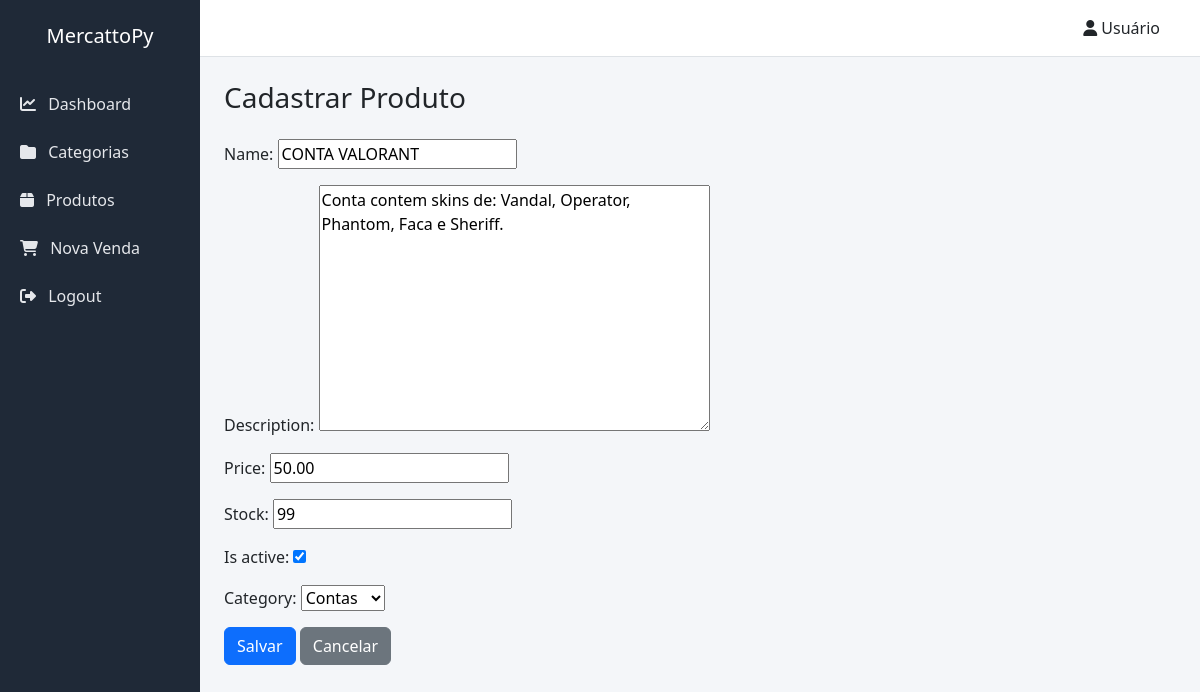
The page /produtos/1/editar/ on the database its author committed.
### catalog/models.py (models this page shows, shortened)
class Product(models.Model):
    name = models.CharField(max_length=100)
    description = models.TextField()
    price = models.DecimalField(max_digits=10, decimal_places=2)
    stock = models.IntegerField()
    is_active = models.BooleanField(default=True)
    category = models.ForeignKey(Category, on_delete=models.CASCADE)

class Category(models.Model):
    name = models.CharField(max_length=100)
    description = models.TextField()
    is_active = models.BooleanField(default=True)
    def __str__(self):
        return self.name

### catalog/views.py (the view)
# urls.py: path('produtos/<int:pk>/editar/', views.product_update, name='product_update'),
def product_update(request, pk):
    product = get_object_or_404(Product, pk=pk)
    if request.method == 'POST':
        form = ProductForm(request.POST, instance=product)
        if form.is_valid():
            form.save()
            messages.success(request, 'Produto atualizado com sucesso!')
            return redirect('product_list')
    else:
        form = ProductForm(instance=product)
    return render(request, 'catalog/product_form.html', {'form': form})

### catalog/forms.py (shortened to what this page needs)
class ProductForm(forms.ModelForm):
    class Meta:
        model = Product
        fields = '__all__'

### catalog/templates/catalog/product_form.html (shortened to what this page needs)
{% extends "base.html" %}
{% block content %}
<h3 class="mb-4">Cadastrar Produto</h3>
<form method="post">
    {{ form.as_p }}
    <button type="submit" class="btn btn-primary">
        Salvar
    </button>
    <a href="{% url 'product_list' %}" class="btn btn-secondary">
        Cancelar
    </a>
</form>
{% endblock %}

### catalog/templates/base.html (style rules this page uses)
body { background-color: #f4f6f9; }

### rows shown on the page
Product: name "CONTA VALORANT", description "Conta contem skins de: Vandal, Operator, Phantom, Faca e Sheriff.", price "50.00", stock "99", is_active "☑", category "Contas"
